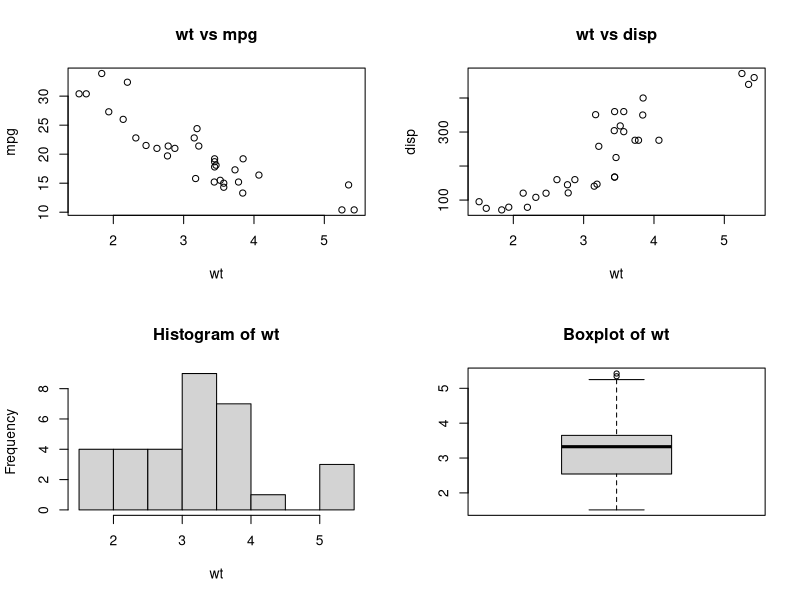
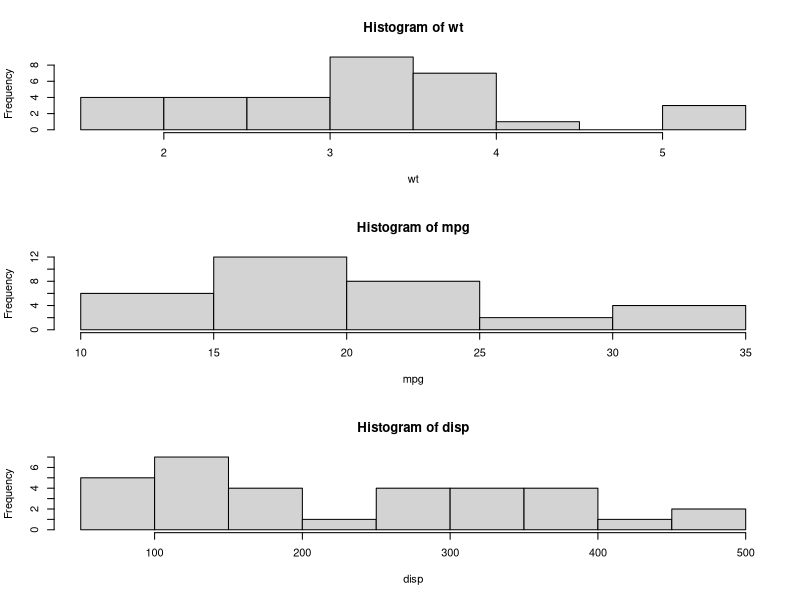
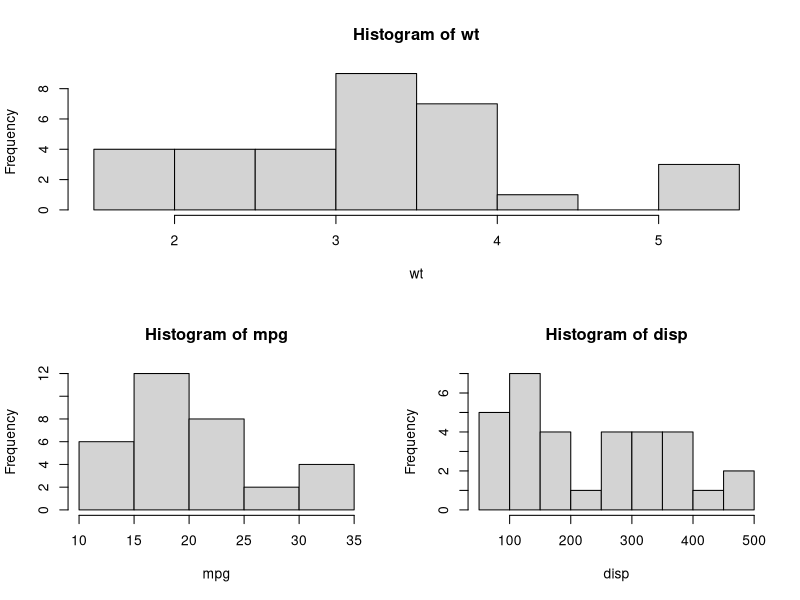
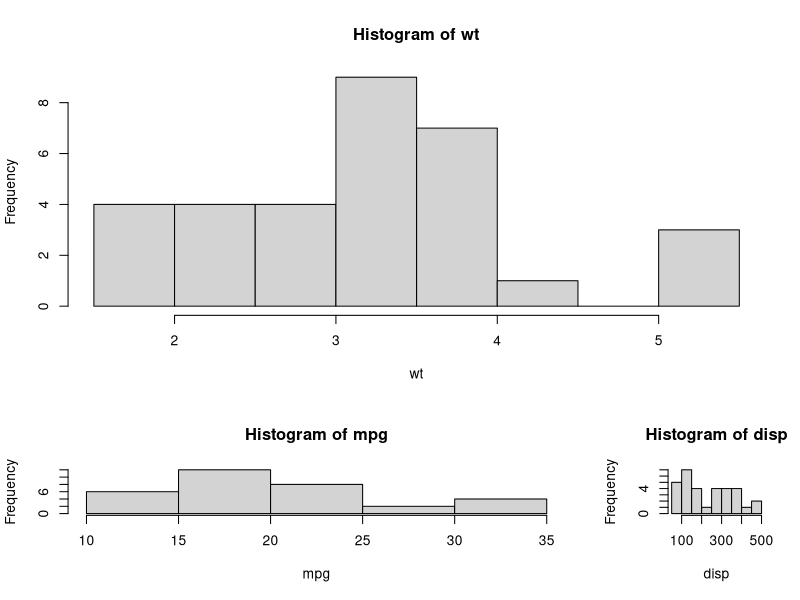
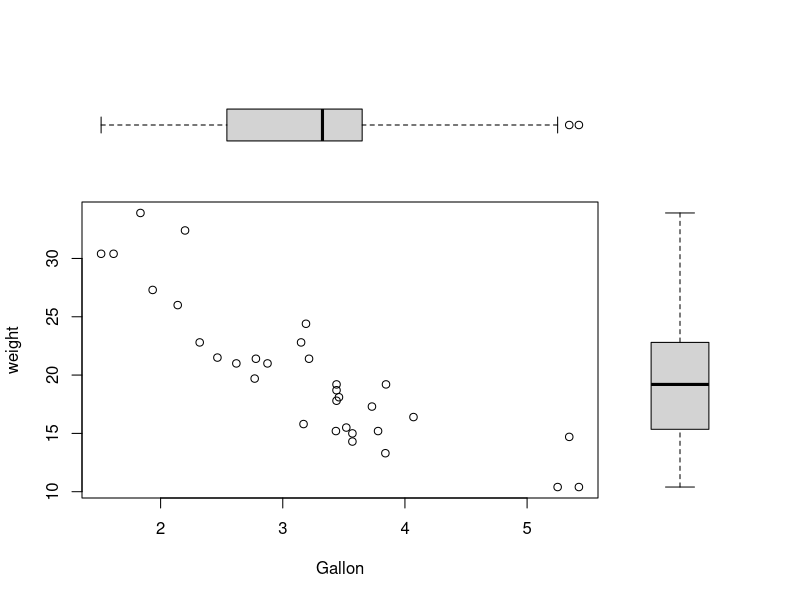

Source code (R) for these figures, in order:

#图形组合
#par()函数的mfrow参数
#layout()函数

attach(mtcars)

opar <- par(no.readonly = TRUE)
par(mfrow=c(2,2))
plot(wt,mpg,main = "wt vs mpg")
plot(wt,disp,main = "wt vs disp")
hist(wt,main="Histogram of wt")
boxplot(wt,main="Boxplot of wt")
par(opar)
detach(mtcars)

attach(mtcars)
opar <- par(no.readonly = TRUE)
par(mfrow=c(3,1))
hist(wt)
hist(mpg)
hist(disp)
par(opar)
detach(mtcars)

attach(mtcars)
# 两行两列，c(1,1,2,3)第一行画第一个图形
# 第二行第一列画第二个
# 第二行第二列画第三个图形
layout(matrix(c(1,1,2,3),2,2,byrow=TRUE))
hist(wt)
hist(mpg)
hist(disp)
par(opar)
detach(mtcars)


#宽度和高度控制

attach(mtcars)
#第一列第二列，第一行第二行
#定义宽度和高度比值
layout(matrix(c(1,1,2,3),2,2,byrow=TRUE),widths = c(3,1),heights = c(2,1))
hist(wt)
hist(mpg)
hist(disp)
par(opar)
detach(mtcars)


#图形布局的精细程度
attach(mtcars)
opar <- par(no.readonly = TRUE)
par(fig=c(0,0.8,0,0.8))
plot(mtcars$wt,mtcars$mpg,xlab = "Gallon",ylab = "weight")
par(fig=c(0.65,1,0,0.8),new=TRUE)
boxplot(mtcars$mpg,axes=FALSE)
par(fig=c(0,0.8,0.55,1),new=TRUE)
boxplot(mtcars$wt,horizontal = TRUE,axes=FALSE)
par(opar)
detach(mtcars)





